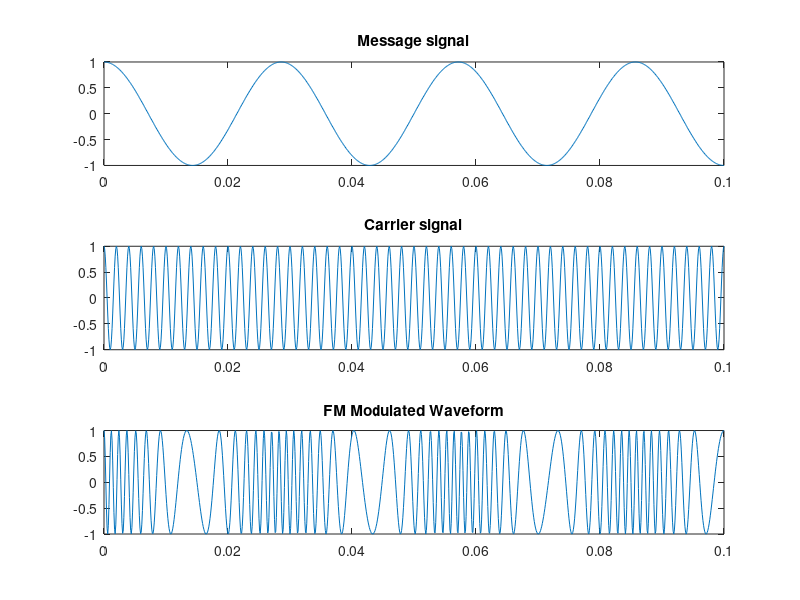

This chart was generated by the following MATLAB code:
fs=10000;
Ac=1;
Am=1;
fm=35;
fc=500;
B=10;
t=(0:0.1*fs)/fs;
wc=2*pi*fc;
wm=2*pi*fm;
mt=Am*cos(wm*t);
subplot(3,1,1);
plot(t,mt);
title('Message signal');

ct=Ac*cos(wc*t);
subplot(3,1,2);
plot(t,ct);
title('Carrier signal');

st=Ac*cos((wc*t)+B*sin(wm*t));
subplot(3,1,3);
plot(t,st);
title('FM Modulated Waveform');